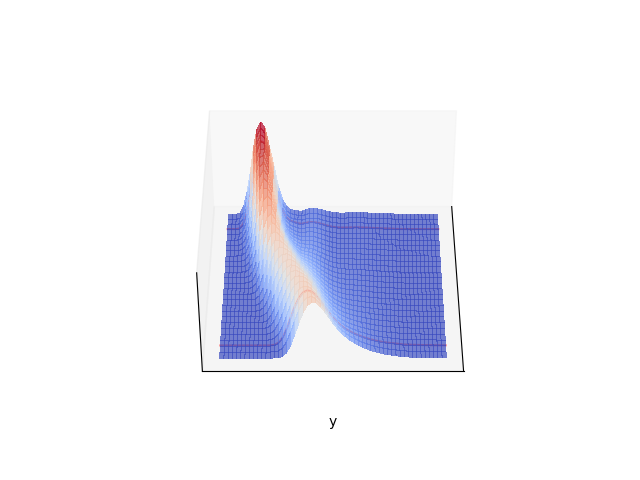

Generate this figure with Python:
import os, sys
import numpy as np
import pandas as pd
from matplotlib import pyplot as plt
import matplotlib.style as mplstyle
from matplotlib import cm, tri
from scipy.optimize import minimize as minimise
from breakage_population_balance import breakageModel
from breakage_population_balance.arrayManipulation import \
	fractional_percentage, fractional_percentage_array

from test_fitting import \
	x, zero, PSMs, time_to_step

mplstyle.use("fast")

CLASSES = 100
NT = 600
TF = 3000

t = np.logspace(-2, 3.3, NT+1, dtype=np.float64) # np.linspace(0, TF, NT+1, dtype=np.float64) 

if __name__ == "__main__":
	b = 3.85815191
	e = 2.15005062
	a = 4.83796328
	# rate function
	k = lambda x: (x/(b*1e-3))**e

	# kernel function
	def Phi(x, y):
		if x < y:
			# Spherical chickens in a vacuum
			v_ = (1/6) * np.pi * y ** 3
			v  = (1/6) * np.pi * x ** 3
			return ( v / v_ )**(a*1e-1)
		else:
			return 0
	Phi = np.vectorize(Phi, otypes=[np.float64])

	# Run and solve the breakage problem
	model1 = breakageModel(zero, t, x, k, kernel=Phi)
	solution1 = model1.solve("pyf_simple_breakage") #[1:]

	ids = np.where(t >= 10)
	idx = np.where((1e-6 < x) & (x < 2e-3))

	xx, tt = np.meshgrid(x[idx], t[ids][::10])

	solution1 = np.take_along_axis(solution1[ids][::10], np.array(idx), 1)

	fig = plt.figure()

	ax = fig.add_subplot(111, projection="3d")

	ax.set_box_aspect([1.0, 1.0, 0.5])

	xrav = np.log(xx).ravel()
	trav = np.log(tt).ravel()
	solrav = solution1.ravel()

	# Create the Triangulation; no triangles so Delaunay triangulation created.
	# triang = tri.Triangulation(xrav, trav)

	# # Mask off unwanted triangles.
	# xmid = xrav[triang.triangles].mean(axis=1)
	# ymid = trav[triang.triangles].mean(axis=1)
	# mask = np.abs(xmid**2 + ymid**2) < 10
	# triang.set_mask(mask)

	# tri.Triangulation(xrav, trav)
	# ax.plot_trisurf(trav, xrav, solrav[::-1], alpha=1, linewidth=0, cmap=cm.coolwarm, antialiased=False)


	# logx = np.log(x)
	# lenx = x.shape[0]

	# np.linspace(x[0], x[1])

	ax.plot_surface(np.log(tt), np.log(xx), solution1[:, ::-1], linewidth=0.2, alpha=0.7, rstride=1, cstride=1, cmap=cm.coolwarm, antialiased=False)
	ax.plot(np.log(tt[3, :]), np.log(xx[3, :]), solution1[:, ::-1][3]+ 0.001, 'r-', alpha=0.5)
	ax.plot(np.log(tt[-3, :]), np.log(xx[-3, :]), solution1[:, ::-1][-3]+ 0.001, 'r-', alpha=0.5)

	ax.set_ylabel("y")
	# ax.yaxis.set_scale('log')

	# plt.xscale("log")
	# plt.yscale("log")

	# plt.ylim([1e-5, 1e-2])
	ax.grid(False)
	ax.set_xticks([])
	ax.set_yticks([])
	ax.set_zticks([])
	ax.view_init(40, 0) 

	plt.savefig(os.path.splitext(__file__)[0] + '.png')
	# plt.show()
